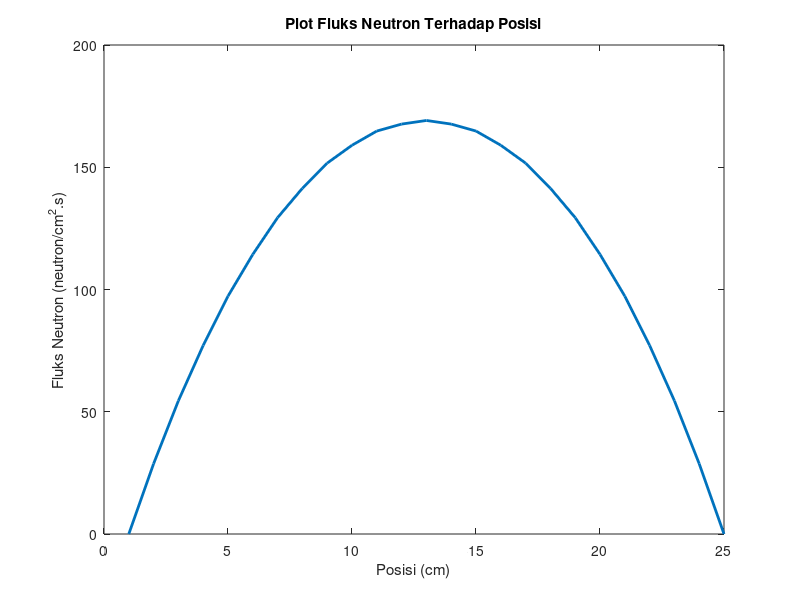

MATLAB code to generate this figure:
% Persamaan Difusi 1D
clc
clear all 
%%

%Fungsi yang akan digunakan
flux = @(Fbaru, Flama, dx, S, D, Sa) ((((Fbaru+Flama)/(dx*dx))+(S/D))/((Sa/D)+(2/(dx*dx))));
%Konstanta Reaktor
Sa = 9.24*10^(-2);        %cross section absorbsi
Sf = 3.08*10^(-4);     %cross section fisi 
vSf = 0.145;     
errormax = 1E-4;  %error maksimum
itermax = 100;   %iterasi maksimum 
L = 1.8;          %panjang batang reaktor
D = 0.16;            %konstanta difusi
%Input Parameter
tebakan_fluks = 100;
nmax = 25;
dx = L/nmax;
%Definisi Variabel dan Matriks
Flama = zeros (nmax,1);  %nilai fluks lama 
Fbaru = zeros (nmax,1);  %nilai fluks baru
S = zeros (nmax,1);      %nilai sumber neutron
keff = zeros (nmax,1);   %nilai faktor multiplikasi
for i = 2 : nmax-1
    S(i) = 100; %Sumber neutron
end
for i = 1 : nmax
    x(i) = i;
end
%Syarat Batas Pada Ruang Vakum
Flama(1) = 0; Flama(nmax) = 0;
Fbaru(1) = 0; Fbaru(nmax) = 0;
S(1) = 0; S(nmax) = 0;
%Tebakan Awal Fluks
for i = 2 : nmax-1
    Flama(i) = tebakan_fluks;
end
%Proses Iterasi
iter = 1; konvergen = 0;
while (konvergen == 0 & iter < itermax)
    konvergen = 1;
    for i = 2 : nmax-1
        Fbaru(i) = flux(Flama(i+1), Flama(i-1), dx, S(i), D, Sa);
    end
    for i = 1 : nmax
        error = abs (Fbaru(i)-Flama(i));
        if error > errormax
            konvergen = 0;
        end
    end
    for i = 2 : nmax-1
        Flama(i) = Fbaru(i);
    end
    iter = iter + 1;
end
plot(x,Fbaru,'LineWidth',2)
title ('Plot Fluks Neutron Terhadap Posisi');
xlabel ('Posisi (cm)');
ylabel ('Fluks Neutron (neutron/cm^2.s)');

